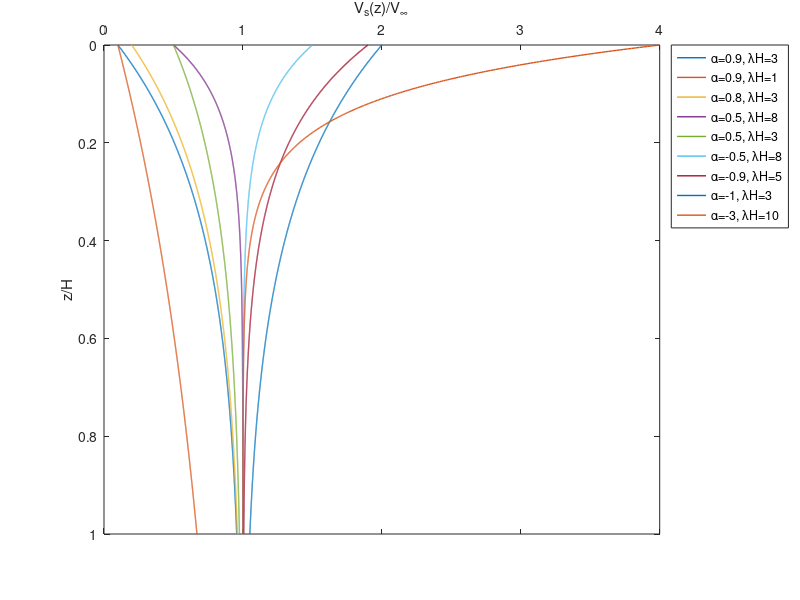

Write MATLAB code to recreate this figure.
clearvars; close all; clc;

% ----- Given parameters -----
H = 50;  % m
alpha_vec    = [0.9 0.9 0.8 0.5 0.5 -0.5 -0.9 -1 -3];
lambdaH_vec  = [3   1   3   8   3    8    5    3  10];

% Depth vector (physical z for the function), and normalized depth for plotting
z  = linspace(0, H, 1000);     % m
zn = z / H;                    % normalized depth z/H

% Preallocate for min/max x-limits calculation
all_x = [];

figure(1); clf; hold on; box on;

% Plot each (alpha, lambdaH) pair
for k = 1:numel(alpha_vec)
    alpha    = alpha_vec(k);
    lambdaH  = lambdaH_vec(k);
    lambda   = lambdaH / H;           % inverse length

    % Vs/Vinf = 1 - alpha * exp(-lambda * z)  (use physical z here)
    Vs_over_Vinf = 1 - alpha .* exp(-lambda .* z);

    % Store for global x-limits
    all_x = [all_x, Vs_over_Vinf];

    % Plot Vs/Vinf vs normalized depth
    plot(Vs_over_Vinf, zn, 'LineWidth', 1, ...
        'DisplayName', sprintf('\\alpha=%.2g, \\lambdaH=%.2g', alpha, lambdaH));
end

% Axis formatting (match your old style: x on top, depth downward)
set(gca, 'XAxisLocation', 'top');
set(gca, 'YDir', 'reverse');

% Labels
xlabel('V_s(z)/V_{\infty}');
ylabel('z/H');

% % Tight x-limits from data (with a small padding)
% xmin = min(all_x); xmax = max(all_x);
% pad  = 0.02 * (xmax - xmin + eps);
% xlim([xmin - pad, xmax + pad]);

% y-limits 0..1 (top=surface, bottom=base)
ylim([0 1]);

legend('Location','bestoutside');
hold off;
